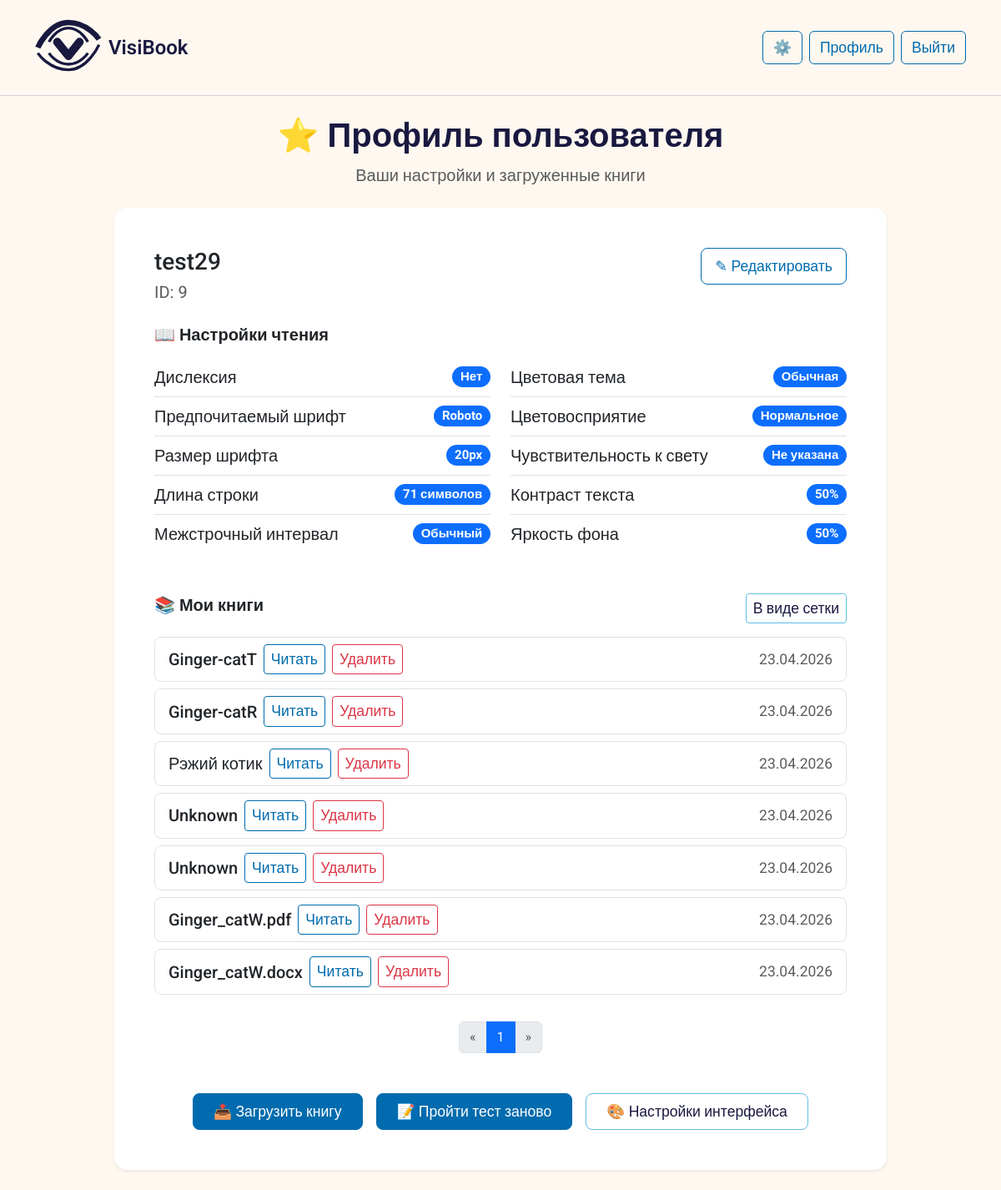
/profile/9 (signed in), run on the app's committed database.
### app.py (models this page shows, shortened)
class User(db.Model):
    id = db.Column(db.Integer, primary_key=True)
    username = db.Column(db.String(80), unique=True, nullable=False, default='user1')
    password_hash = db.Column(db.String(200))
    contrast = db.Column(db.String(20))       # 'high', 'medium', 'low'
    color_vision = db.Column(db.String(20))   # 'normal', 'deutan', 'protan', 'tritan'
    font_pref = db.Column(db.String(20))      # 'small', 'medium', 'large'
    font_size_px = db.Column(db.Integer, default=16)
    theme_pref = db.Column(db.String(20))     # 'light', 'dark', 'sepia', 'high_contrast'
    line_height = db.Column(db.String(20), default='normal')      # 'normal' или 'large'
    color_blindness_type = db.Column(db.String(20), default='none')   # 'none', 'protanopia', 'deuteranopia', 'tritanopia'
    has_dyslexia = db.Column(db.Boolean, default=False)
    light_sensitivity_level = db.Column(db.String(20), default='low')   # 'low', 'medium', 'high'
    preferred_font = db.Column(db.String(50), default='Roboto')
    contrast_sensitivity = db.Column(db.Integer, default=50)
    brightness_preference = db.Column(db.Integer, default=50)
    preferred_line_width_ch = db.Column(db.Integer, default=66)
    ui_theme = db.Column(db.String(20), default='light')      # 'light', 'dark', 'mono'
    ui_font_size = db.Column(db.String(20), default='medium') # 'small', 'medium', 'large'
    created_at = db.Column(db.DateTime, default=datetime.utcnow)

class Book(db.Model):
    id = db.Column(db.Integer, primary_key=True)
    user_id = db.Column(db.Integer, db.ForeignKey('user.id'), nullable=False)
    filename = db.Column(db.String(200), nullable=False)
    file_path = db.Column(db.String(300), nullable=False)
    extracted_html_path = db.Column(db.String(300))  # путь к сгенерированному HTML
    title = db.Column(db.String(200))  # будет извлечено из метаданных
    uploaded_at = db.Column(db.DateTime, default=datetime.utcnow)
    last_position = db.Column(db.Integer, default=0)
    cover_path = db.Column(db.String(300), nullable=True)  # путь к обложке
    user = db.relationship('User', backref=db.backref('books', lazy=True))

### app.py (the view)
@app.route('/profile/<int:user_id>')
def profile(user_id):
    if 'user_id' not in session:
        return redirect(url_for('login'))
    if session['user_id'] != user_id:
        return "Доступ запрещён", 403
    user = User.query.get_or_404(user_id)
    page = request.args.get('page', 1, type=int)
    per_page = 10
    books_pagination = Book.query.filter_by(user_id=user.id).order_by(Book.uploaded_at.desc()).paginate(page=page, per_page=per_page, error_out=False)
    return render_template('profile.html', user=user, books=books_pagination)

### app.py (called while the page is built)
@app.context_processor
def inject_ui_settings():
    ui_theme = 'light'
    ui_font_size = 'medium'
    if 'user_id' in session:
        user = User.query.get(session['user_id'])
        if user:
            ui_theme = getattr(user, 'ui_theme', 'light')
            ui_font_size = getattr(user, 'ui_font_size', 'medium')
    return dict(ui_theme=ui_theme, ui_font_size=ui_font_size)

### templates/profile.html
{% extends "base.html" %}
{% block content %}
<div class="row justify-content-center">
    <div class="col-lg-10">
        <div class="text-center mb-4">
            <h1 class="fw-semibold">⭐ Профиль пользователя</h1>
            <p class="text-muted">Ваши настройки и загруженные книги</p>
        </div>
        <div class="card border-0 shadow-sm rounded-4 mb-4">
            <div class="card-body p-4 p-md-5">
                <div class="d-flex flex-wrap justify-content-between align-items-start mb-3">
                    <div>
                        <h5 class="card-title mb-1 fs-3">{{ user.username }}</h5>
                        <p class="text-muted mb-0">ID: {{ user.id }}</p>
                    </div>
                    <div class="mt-2 mt-sm-0">
                        <a href="{{ url_for('edit_profile') }}" class="btn btn-outline-primary btn-lg">✎ Редактировать</a>
                    </div>
                </div>
                <h6 class="mt-4 mb-3 fs-5 fw-semibold">📖 Настройки чтения</h6>
                <div class="row g-4">
                    <div class="col-md-6">
                        <ul class="list-group list-group-flush bg-transparent">
                            <li class="list-group-item d-flex justify-content-between align-items-center px-0">
                                Дислексия
                                <span class="badge bg-primary rounded-pill">{{ 'Да' if user.has_dyslexia else 'Нет' }}</span>
                            </li>
                            <li class="list-group-item d-flex justify-content-between align-items-center px-0">
                                Предпочитаемый шрифт
                                <span class="badge bg-primary rounded-pill">{{ user.preferred_font or 'Roboto' }}</span>
                            </li>
                            <li class="list-group-item d-flex justify-content-between align-items-center px-0">
                                Размер шрифта
                                <span class="badge bg-primary rounded-pill">
                                    {{ user.font_size_px or 16 }}px
                                </span>
                            </li>
                            <li class="list-group-item d-flex justify-content-between align-items-center px-0">
                                Длина строки
                                <span class="badge bg-primary rounded-pill">{{ user.preferred_line_width_ch or 66 }} символов</span>
                            </li>
                            <li class="list-group-item d-flex justify-content-between align-items-center px-0">
                                Межстрочный интервал
                                <span class="badge bg-primary rounded-pill">
                                    {% if user.line_height == 'large' %}Увеличенный
                                    {% else %}Обычный{% endif %}
                                </span>
                            </li>
                        </ul>
                    </div>
                    <div class="col-md-6">
                        <ul class="list-group list-group-flush bg-transparent">
                            <li class="list-group-item d-flex justify-content-between align-items-center px-0">
                                Цветовая тема
                                <span class="badge bg-primary rounded-pill">
                                    {% if user.theme_pref == 'normal' %}Обычная
                                    {% elif user.theme_pref == 'high' %}Высокий контраст
                                    {% elif user.theme_pref == 'dark' %}Тёмная
                                    {% elif user.theme_pref == 'sepia' %}Сепия
                                    {% else %}Не указана{% endif %}
                                </span>
                            </li>
                            <li class="list-group-item d-flex justify-content-between align-items-center px-0">
                                Цветовосприятие
                                <span class="badge bg-primary rounded-pill">
                                    {% if user.color_vision == 'normal' %}Нормальное
                                    {% elif user.color_vision == 'deutan' %}Дейтеранопия
                                    {% elif user.color_vision == 'protan' %}Протанопия
                                    {% elif user.color_vision == 'tritan' %}Тританопия
                                    {% else %}Не указано{% endif %}
                                </span>
                            </li>
                            <li class="list-group-item d-flex justify-content-between align-items-center px-0">
                                Чувствительность к свету
                                <span class="badge bg-primary rounded-pill">
                                    {% if user.light_sensitivity_level == 'low' %}Низкая
                                    {% elif user.light_sensitivity_level == 'medium' %}Средняя
                                    {% elif user.light_sensitivity_level == 'high' %}Высокая
                                    {% else %}Не указана{% endif %}
                                </span>
                            </li>
                            <li class="list-group-item d-flex justify-content-between align-items-center px-0">
                                Контраст текста
                                <span class="badge bg-primary rounded-pill">{{ user.contrast_sensitivity or 50 }}%</span>
                            </li>
                            <li class="list-group-item d-flex justify-content-between align-items-center px-0">
                                Яркость фона
                                <span class="badge bg-primary rounded-pill">{{ user.brightness_preference or 50 }}%</span>
                            </li>
                        </ul>
                    </div>
                </div>
                <div class="d-flex justify-content-between align-items-center mt-5 mb-3">
                    <h6 class="fs-5 fw-semibold">📚 Мои книги</h6>
                    <a href="{{ url_for('toggle_books_view') }}" class="btn btn-sm btn-outline-secondary">
                        {% if session.books_view == 'grid' %}В виде списка{% else %}В виде сетки{% endif %}
                    </a>
                </div>
                {% if books.items %}
                    {% if session.books_view == 'grid' %}
                        <div class="books-grid">
                            {% for book in books.items %}
                            <div class="book-card">
                                {% if book.cover_path %}
                                    <img src="{{ url_for('book_cover', book_id=book.id) }}" class="book-cover" alt="Обложка">
                                {% else %}
                                    <div class="book-cover bg-light d-flex align-items-center justify-content-center">
                                        <i class="bi bi-book fs-1 text-secondary"></i>
                                    </div>
                                {% endif %}
                                <div class="book-title" title="{{ book.title }}">{{ book.title[:30] }}{% if book.title|length > 30 %}...{% endif %}</div>
                                <div class="book-actions">
                                    {% if book.extracted_html_path %}
                                        <a href="/read/{{ book.id }}" class="btn btn-sm btn-outline-primary">Читать</a>
                                    {% else %}
                                        <span class="badge bg-warning text-dark">HTML не готов</span>
                                    {% endif %}
                                    <form action="{{ url_for('delete_book', book_id=book.id) }}" method="POST" class="d-inline" onsubmit="return confirm('Удалить книгу? Это действие нельзя отменить.');">
                                        <button type="submit" class="btn btn-sm btn-outline-danger">Удалить</button>
                                    </form>
                                </div>
                                <div class="text-muted small text-center pb-2">{{ book.uploaded_at.strftime('%d.%m.%Y') }}</div>
                            </div>
                            {% endfor %}
                        </div>
                    {% else %}
                        <div class="list-group">
                            {% for book in books.items %}
                            <div class="list-group-item d-flex flex-wrap justify-content-between align-items-center rounded-3 mb-2 border">
                                <div class="d-flex flex-wrap align-items-center gap-2">
                                    <span class="fw-medium">{{ book.title[:50] }}{% if book.title|length > 50 %}...{% endif %}</span>
                                    {% if book.extracted_html_path %}
                                        <a href="/read/{{ book.id }}" class="btn btn-sm btn-outline-primary">Читать</a>
                                    {% else %}
                                        <span class="badge bg-warning text-dark">HTML не готов</span>
                                    {% endif %}
                                    <form action="{{ url_for('delete_book', book_id=book.id) }}" method="POST" class="d-inline" onsubmit="return confirm('Удалить книгу? Это действие нельзя отменить.');">
                                        <button type="submit" class="btn btn-sm btn-outline-danger">Удалить</button>
                                    </form>
                                </div>
                                <span class="text-muted small">{{ book.uploaded_at.strftime('%d.%m.%Y') }}</span>
                            </div>
                            {% endfor %}
                        </div>
                    {% endif %}
                <nav aria-label="Навигация по книгам">
                    <ul class="pagination justify-content-center mt-4">
                        {% if books.has_prev %}
                            <li class="page-item"><a class="page-link" href="{{ url_for('profile', user_id=user.id, page=books.prev_num) }}">« </a></li>
                        {% else %}
                            <li class="page-item disabled"><span class="page-link">« </span></li>
                        {% endif %}
                        {% for page_num in books.iter_pages(left_edge=1, right_edge=1, left_current=2, right_current=2) %}
                            {% if page_num %}
                                {% if page_num == books.page %}
                                    <li class="page-item active"><span class="page-link">{{ page_num }}</span></li>
                                {% else %}
                                    <li class="page-item"><a class="page-link" href="{{ url_for('profile', user_id=user.id, page=page_num) }}">{{ page_num }}</a></li>
                                {% endif %}
                            {% else %}
                                <li class="page-item disabled"><span class="page-link">...</span></li>
                            {% endif %}
                        {% endfor %}
                        {% if books.has_next %}
                            <li class="page-item"><a class="page-link" href="{{ url_for('profile', user_id=user.id, page=books.next_num) }}"> »</a></li>
                        {% else %}
                            <li class="page-item disabled"><span class="page-link"> »</span></li>
                        {% endif %}
                    </ul>
                </nav>
                {% else %}
                <div class="alert alert-light text-center py-3 rounded-3">
                    <p class="mb-0">У вас пока нет загруженных книг.</p>
                </div>
                {% endif %}
                <div class="d-flex flex-wrap justify-content-center gap-3 mt-5">
                    <a href="/upload/{{ user.id }}" class="btn btn-primary btn-lg px-4">📤 Загрузить книгу</a>
                    <a href="/test" class="btn btn-primary btn-lg px-4">📝 Пройти тест заново</a>
                    <a href="{{ url_for('settings') }}" class="btn btn-outline-secondary btn-lg px-4">🎨 Настройки интерфейса</a>
                </div>
            </div>
        </div>
    </div>
</div>
{% endblock %}

### templates/base.html (style rules this page uses)
:root { --bg-light: #FFF8F0; --text-dark: #191940; --text-secondary: #4A4A6A; --accent: #006BAE; --accent-hover: #005A94; --border-light: #D0D0D8; --warning-bg: #681159; --warning-text: #FFFFFF; --btn-text: #FFFFFF; --btn-secondary-bg: #61BEE7; --btn-secondary-text: #191940; }
body.ui-font-medium { font-size: 20px; }
body.ui-font-medium .btn, body.ui-font-medium .form-label, body.ui-font-medium .nav-link { font-size: 1.1rem; }
body { background-color: var(--bg-light); color: var(--text-dark); font-family: 'Roboto', sans-serif; transition: background-color 0.2s, color 0.2s; }
.btn-primary { background-color: var(--accent); border-color: var(--accent); color: var(--btn-text); transition: background-color 0.2s, border-color 0.2s; }
.btn-outline-primary { border-color: var(--accent); color: var(--accent); }
.btn-outline-secondary { border-color: var(--btn-secondary-bg); color: var(--btn-secondary-text); }
.btn-outline-danger { border-color: #dc3545; color: #dc3545; }
.card { background-color: var(--bg-light); border: 1px solid var(--border-light); border-radius: 12px; box-shadow: 0 2px 8px rgba(0,0,0,0.03); }
.card { background-color: #ffffff; border: none; box-shadow: 0 4px 12px rgba(0,0,0,0.05); }
* { scrollbar-width: auto; scrollbar-color: var(--accent, #006BAE) transparent; }

### data on the page
User: username "test29", id "9", has_dyslexia "Нет", preferred_font "Roboto", font_size_px "20", preferred_line_width_ch "71", contrast_sensitivity "50", brightness_preference "50"
Book: title "Ginger-catT", uploaded_at "23.04.2026"
Book: title "Ginger-catR", uploaded_at "23.04.2026"
Book: title "Рэжий котик", uploaded_at "23.04.2026"
Book: title "Unknown", uploaded_at "23.04.2026"
Book: title "Unknown", uploaded_at "23.04.2026"
Book: title "Ginger_catW.pdf", uploaded_at "23.04.2026"
Book: title "Ginger_catW.docx", uploaded_at "23.04.2026"

### other printed values
{{ page_num }} "1"
